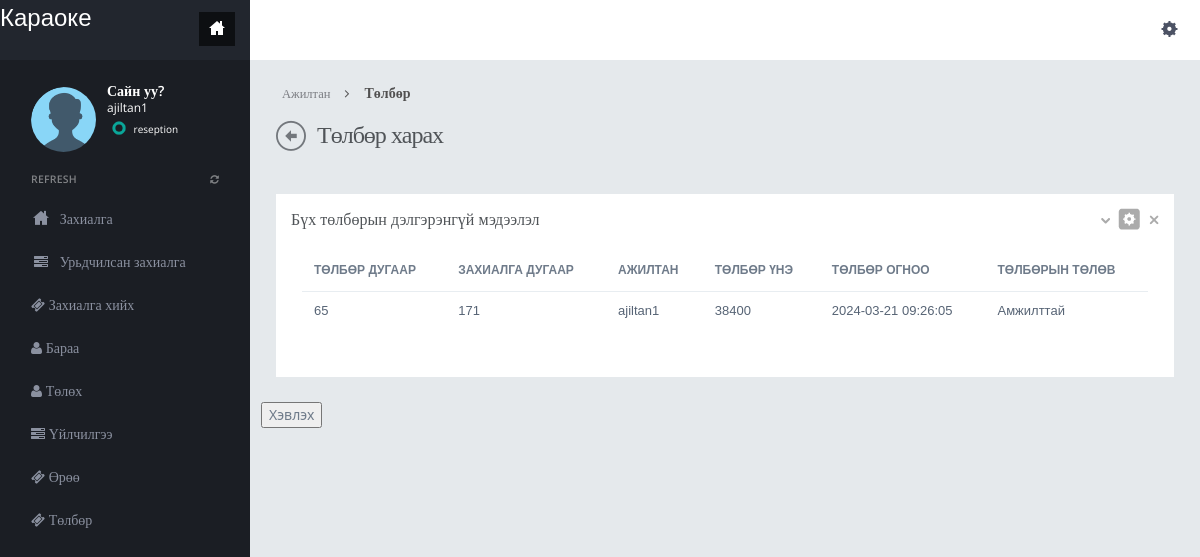
/pay.php (signed in), run on the app's committed database.
### tables this page shows
CREATE TABLE `payment` (
  `PaymentID` int(11) NOT NULL,
  `OrderID` int(11) NOT NULL,
  `WorkerName` varchar(255) NOT NULL,
  `Amount` int(100) DEFAULT NULL,
  `PaymentDate` timestamp NOT NULL DEFAULT current_timestamp(),
  `Status` varchar(10) DEFAULT NULL
);

### pay.php (the view, shortened to what this page needs)
<?php
include("dbconnection.php");
?>
<!DOCTYPE html>
<html>
<head>
<link href="assets/plugins/pace/pace-theme-flash.css" rel="stylesheet" type="text/css" media="screen"/>
<link href="assets/plugins/bootstrap-wysihtml5/bootstrap-wysihtml5.css" rel="stylesheet" type="text/css"/>
<link href="assets/plugins/boostrapv3/css/bootstrap.min.css" rel="stylesheet" type="text/css"/>
<link href="assets/plugins/boostrapv3/css/bootstrap-theme.min.css" rel="stylesheet" type="text/css"/>
<link href="assets/plugins/font-awesome/css/font-awesome.css" rel="stylesheet" type="text/css"/>
<link href="assets/css/animate.min.css" rel="stylesheet" type="text/css"/>
<link href="assets/plugins/jquery-scrollbar/jquery.scrollbar.css" rel="stylesheet" type="text/css"/>
<link href="assets/css/style.css" rel="stylesheet" type="text/css"/>
<link href="assets/css/responsive.css" rel="stylesheet" type="text/css"/>
<link href="assets/css/custom-icon-set.css" rel="stylesheet" type="text/css"/>
</head>
<body class="">
<?php include("header.php");?>
<div class="page-container row">
  <?php include("leftbar.php");?>
    </div>
  </div>
  <div class="page-content">
    <div class="content">
      <ul class="breadcrumb">
        <li>
          <p>Ажилтан</p>
        </li>
        <li><a href="#" class="active">Төлбөр</a></li>
      </ul>
      <div class="page-title"> <i class="icon-custom-left"></i>
        <h3>Төлбөр харах</h3>
      </div>
      <br>
      <div class="row">
                    <div class="col-md-12">
                        <div class="row">
                            <div class="col-md-12">
                                <div class="grid simple ">
                                    <div class="grid-title no-border">
                                        	<h4>Бүх төлбөрын дэлгэрэнгүй мэдээлэл</h4>
                                        <div class="tools">	<a href="javascript:;" class="collapse"></a>
											<a href="product-regist.php"  class="config"></a>
											<a href="javascript:;" class="remove"></a>
                                        </div>
                                    </div>
                                    <div class="grid-body no-border">
                                            <table class="table table-hover no-more-tables" id="dataTable">
                                                <thead>
                                                    <tr>
                                                        <th>Төлбөр дугаар</th>
                                                        <th>Захиалга дугаар</th>
                                                        <th>Ажилтан</th>
                                                        <th>Төлбөр үнэ</th>
                                                        <th>Төлбөр огноо</th>
                                                        <th>Төлбөрын төлөв</th>
                                                    </tr>
                                                </thead>
                                                <tbody>
                                                <?php $ret=mysqli_query($con,"select * from payment");
												while($row=mysqli_fetch_array($ret))
												{
												?>
                                                    <tr>
                                                        <td><?php echo $row['PaymentID'];?></td>
                                                        <td><?php echo $row['OrderID'];?></td>
                                                        <td><?php echo $row['WorkerName'];?></td>
                                                        <td><?php echo $row['Amount'];?></td>
                                                        <td><?php echo $row['PaymentDate'];?></td>
                                                        <td><?php echo $row['Status'];?></td>
                                                    </tr>
                                                    <?php  } ?>
                                                </tbody>
                                            </table>
                                    </div>
                                </div>
                    </div>
                    <button id="exportButton">Хэвлэх</button>
                            </div>
                        </div>
                    </div>
					</div>
                </div>
            </div>
</body>
</html>

### assets/css/responsive.css (style rules this page uses)
@media (min-width: 980px) { .page-content { margin-left: 250px; min-height: 100%; } }

### data on the page
payment: PaymentID "65", OrderID "171", WorkerName "ajiltan1", Amount "38400", PaymentDate "2024-03-21 09:26:05", Status "Амжилттай"

### other printed values
$_SESSION['Name'] "ajiltan1"
$_SESSION['Roll'] "reseption"
